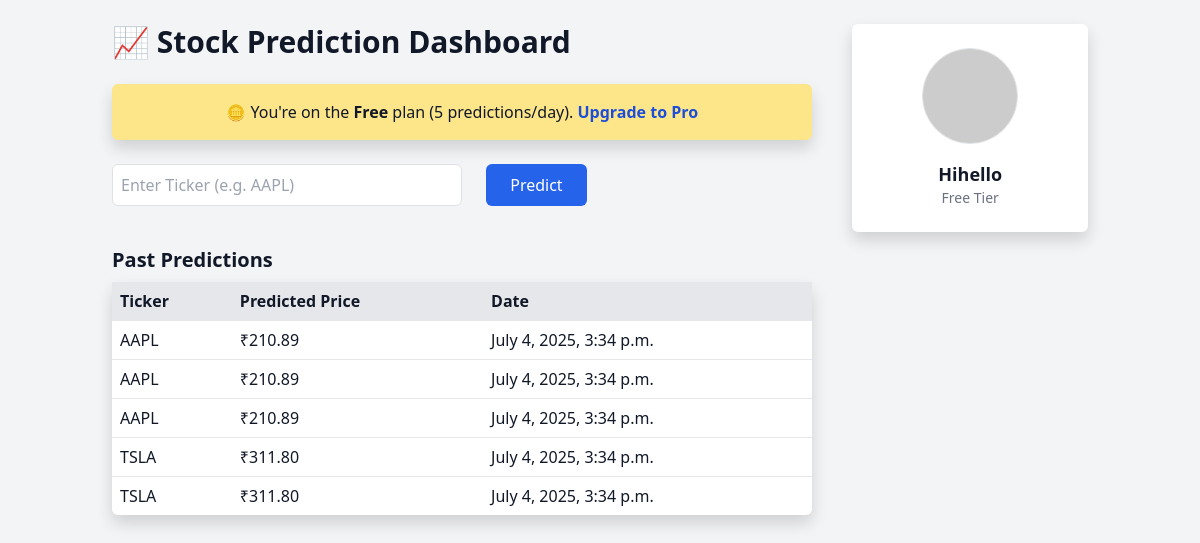
The page /api/v1/dashboard/ (signed in) on the database as committed earlier.
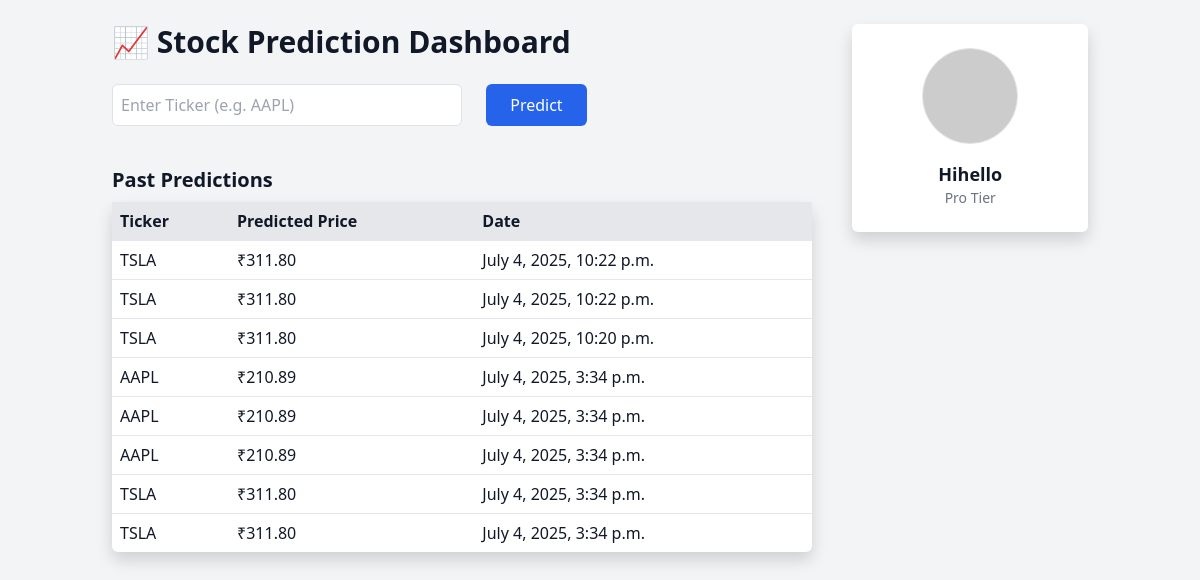
The same page on the database as committed later.
### core/models.py (models this page shows, shortened)
class Prediction(models.Model):
    user = models.ForeignKey(User, on_delete=models.CASCADE)
    ticker = models.CharField(max_length=10)
    created_at = models.DateTimeField(auto_now_add=True)
    next_day_price = models.FloatField()
    metrics = models.JSONField()
    plot1_url = models.CharField(max_length=255)
    plot2_url = models.CharField(max_length=255)

class UserProfile(models.Model):
    user = models.OneToOneField(User, on_delete=models.CASCADE)
    tier = models.CharField(
        max_length=10,
        choices=[("free", "Free"), ("pro", "Pro")],
        default="free"
    )
    predictions_today = models.IntegerField(default=0)
    last_reset = models.DateField(auto_now_add=True)

### core/views/prediction_views.py (the view)
# urls.py: path('dashboard/', dashboard, name='dashboard'),
@login_required
def dashboard(request):
    user = request.user
    profile, created = UserProfile.objects.get_or_create(user=user)
    predictions = Prediction.objects.filter(user=user).order_by('-created_at')
    return render(request, "dashboard.html", {
        "predictions": predictions,
        "profile": profile
    })

### core/templates/dashboard.html (shortened to what this page needs)
<link href="https://cdn.jsdelivr.net/npm/bootstrap@5.3.7/dist/css/bootstrap.min.css" rel="stylesheet">
{% extends 'base.html' %} {% block title %}Dashboard{% endblock %} {% block content %}
<div class="flex justify-between items-start gap-10">
    <div class="w-3/4">
        <h1 class="text-3xl font-bold mb-6">📈 Stock Prediction Dashboard</h1>
        {% if profile.tier == "free" %}
        <div class="bg-yellow-200 text-center p-3 rounded shadow mb-4">
            🪙 You're on the <strong>Free</strong> plan (5 predictions/day).
            <a href="/api/v1/upgrade/" class="text-blue-700 font-semibold">Upgrade to Pro</a>
        </div>
        {% endif %}
        <form id="predict-form" class="flex gap-4 mb-4">
            <input type="text" id="ticker-input" placeholder="Enter Ticker (e.g. AAPL)" class="border p-2 rounded w-1/2" required>
            <button type="submit" class="bg-blue-600 text-white px-4 py-2 rounded">Predict</button>
        </form>
        <h2 class="text-xl font-semibold mt-10 mb-2">Past Predictions</h2>
        <table class="table-auto w-full bg-white shadow rounded">
            <thead class="bg-gray-200">
                <tr>
                    <th class="p-2">Ticker</th>
                    <th class="p-2">Predicted Price</th>
                    <th class="p-2">Date</th>
                </tr>
            </thead>
            <tbody>
                {% for prediction in predictions %}
                <tr class="border-t">
                    <td class="p-2">{{ prediction.ticker }}</td>
                    <td class="p-2">₹{{ prediction.next_day_price|floatformat:2 }}</td>
                    <td class="p-2">{{ prediction.created_at }}</td>
                </tr>
                {% empty %}
                <tr>
                    <td colspan="3" class="text-center p-2">No predictions yet.</td>
                </tr>
                {% endfor %}
            </tbody>
        </table>
    </div>
    <div class="w-1/4 bg-white p-4 shadow rounded text-center">
        <img src="https://ui-avatars.com/api/?name={{ request.user.username }}&background=random&size=128" alt="Avatar" class="w-24 h-24 mx-auto rounded-full border mb-3">
        <h2 class="text-lg font-semibold">{{ request.user.username }}</h2>
        <p class="text-sm text-gray-500 capitalize">{{ profile.tier }} tier</p>
    </div>
</div>
{% endblock %}

Rows that differ between the two databases and show on the page:
added Prediction: ticker "TSLA", next_day_price "311.80", created_at "July 4, 2025, 10:22 p.m."
added Prediction: ticker "TSLA", next_day_price "311.80", created_at "July 4, 2025, 10:22 p.m."
added Prediction: ticker "TSLA", next_day_price "311.80", created_at "July 4, 2025, 10:20 p.m."
changed UserProfile: tier "Free" → "Pro"
Other text that changed with them:
text no longer shown: "🪙 You're on the Free plan (5 predictions/day). Upgrade to Pro"
